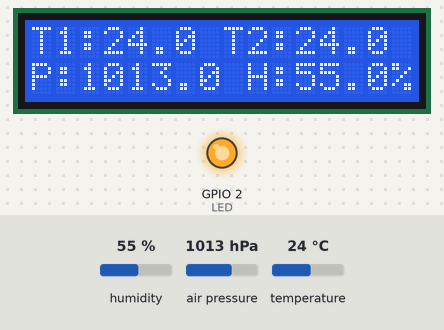
The sketch below on a simulated ESP32. Shown: 16×2 character LCD, output pins drawn as LEDs (lit = HIGH). The inputs (shaded band) are chosen by the test bench; at power-on: humidity 55 %, air pressure 1013 hPa, temperature 24 °C. What the sketch prints to the serial monitor is not drawn.

Above: at 1.2 s.
1.3 s: humidity set to 22 %
At 6.4 s:
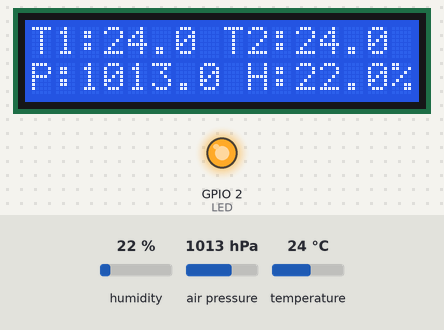
6.8 s: air pressure set to 952 hPa
At 11.2 s:
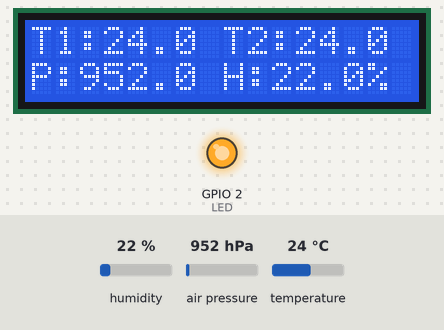
11.9 s: temperature set to 12 °C
At 15.9 s:
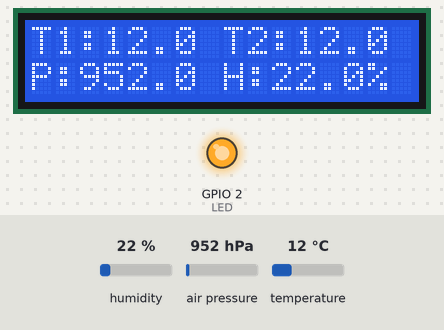
17.0 s: humidity set to 40 %
At 21.8 s:
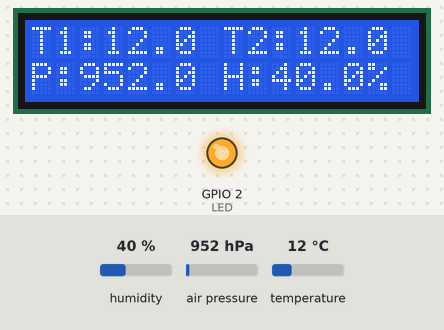
22.1 s: air pressure set to 975 hPa
At 26.6 s:
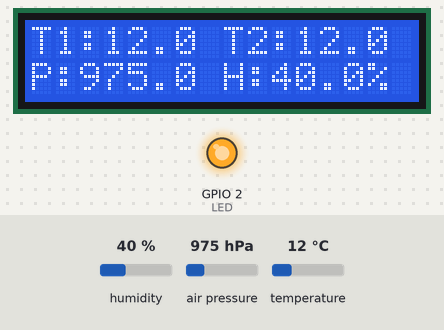
Timing chart, 0 to 28.1 s (numbered marks = the images above; inputs shaded):
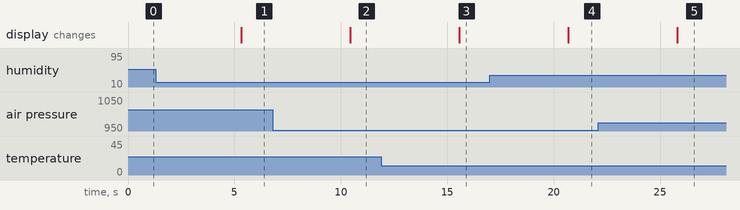

The sketch:

main.ino
```cpp
#include <SparkFunHTU21D.h>
#include <Adafruit_BMP085.h>
#include <Adafruit_LiquidCrystal.h>

#define LED 2

const int RS = 13, EN = 12, D0 = 14, D1 = 27, D2 = 26, D3 = 25;

Adafruit_LiquidCrystal lcd(RS, EN, D0, D1, D2, D3);
Adafruit_BMP085 bmp;
HTU21D GTU21D;
// BMP180 myBMP(BMP180_STANDARD);


void setup() {
  // put your setup code here, to run once:

  Serial.begin(115200);
  Serial.println("Init");
  Serial.printf("%x\n", 16);
  ledcSetup(0, 5000, 8);
  ledcAttachPin(LED, 0);
  pinMode(LED, OUTPUT);
  digitalWrite(LED, 1);
  lcd.begin(16, 2);
  lcd.print("hello, world!");

  Serial.println("Initialize");
  GTU21D.begin();
  bmp.begin(BMP085_STANDARD);

  // while (!bmp.begin()) //sda, scl
  // {
  //   Serial.println(("Bosch BMP180/BMP085 is not connected or fail to read calibration coefficients"));
  //   delay(5000);
  // }

  // Serial.println(("Bosch BMP180/BMP085 sensor is OK")); //(F()) saves string to flash & keeps dynamic memory

}

void loop() {

  String text = "0";
  lcd.clear();
  lcd.setCursor(0, 0);
  // lcd.print(millis()/1000);

  /* ############# TEMP 1 ###########*/

  lcd.print("T1:");
  lcd.print(bmp.readTemperature(),1);
  lcd.print(" ");

  Serial.print("Temp = ");
  Serial.print(bmp.readTemperature());
  Serial.println(" *C, ");

  /* ############# TEMP 2 ###########*/

  lcd.print("T2:");
  lcd.print(GTU21D.readTemperature(),1);
  lcd.print(" ");

  Serial.print("Temp2 = ");
  Serial.print(GTU21D.readTemperature());
  Serial.println(" *C, ");

  lcd.setCursor(0,1);

  /* ############# PRESS 1 ###########*/

  lcd.print("P:");
  lcd.print((bmp.readPressure()/100.0),1);
  lcd.print(" ");

  Serial.print("Press = ");
  Serial.print(bmp.readPressure());
  Serial.println(" Pa");

  /* ############# HUM 1 ###########*/

  lcd.print("H:");
  lcd.print(GTU21D.readHumidity(),1);
  lcd.print("%");

  Serial.print("Hum = ");
  Serial.print(GTU21D.readHumidity());
  Serial.println(" %");


  delay(5000);
    // lcd.setCursor(0, 0);
  // lcd.print(millis()/1000);
    // Calculate altitude assuming 'standard' barometric
    // pressure of 1013.25 millibar = 101325 Pascal
    // Serial.print("Altitude = ");
    // Serial.print(bmp.readAltitude());
    // Serial.println(" meters");

    // Serial.print("Pressure at sealevel (calculated) = ");
    // Serial.print(bmp.readSealevelPressure());
    // Serial.println(" Pa");

  // // you can get a more precise measurement of altitude
  // // if you know the current sea level pressure which will
  // // vary with weather and such. If it is 1015 millibars
  // // that is equal to 101500 Pascals.
  //   Serial.print("Real altitude = ");
  //   Serial.print(bmp.readAltitude(101500));
  //   Serial.println(" meters");
  // Serial.print(F("Temperature.......: ")); Serial.print(myBMP.getTemperature(), 1); Serial.println(F(" +-1.0C"));
  // Serial.print(F("Pressure..........: ")); Serial.print(myBMP.getPressure());       Serial.println(F(" +-100Pa"));

  // put your main code here, to run repeatedly:
  // delay(1000);
  // digitalWrite(LED, !digitalRead(LED));
  // Serial.println(text);

  // increase the LED brightness
  // for(int dutyCycle = 0; dutyCycle <= 255; dutyCycle++){
  //   // changing the LED brightness with PWM
  //   ledcWrite(0, dutyCycle);
  //   delay(15);
  // }

  // // decrease the LED brightness
  // for(int dutyCycle = 255; dutyCycle >= 0; dutyCycle--){
  //   // changing the LED brightness with PWM
  //   ledcWrite(0, dutyCycle);
  //   delay(5);
  // }

  // if(Serial.available())
  // {
  //   text = Serial.readStringUntil('\n');
  //   Serial.println(text);
  // }
}
```

Measured:
- after the input at 1.3 s, the display: changes after 4.0 s (image 1)
- after the input at 6.8 s, the display: changes after 3.6 s (image 2)
- after the input at 11.9 s, the display: changes after 3.7 s (image 3)
- after the input at 17.0 s, the display: changes after 3.7 s (image 4)
- after the input at 22.1 s, the display: changes after 3.7 s (image 5)
